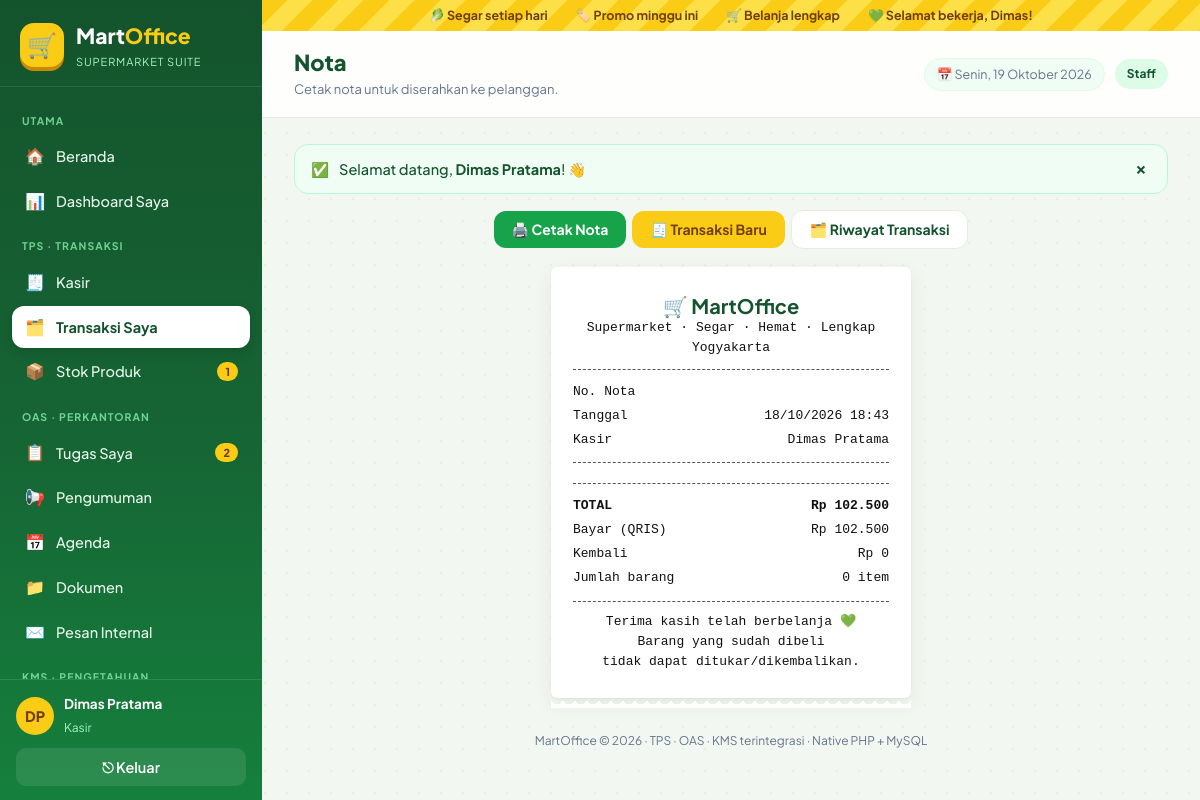
The page /tps/nota.php?id=1007 (signed in) on the database its author committed.
### tables this page shows
CREATE TABLE pegawai (
  id        INT AUTO_INCREMENT PRIMARY KEY,
  nama      VARCHAR(80)  NOT NULL,
  username  VARCHAR(40)  NOT NULL UNIQUE,
  password  VARCHAR(255) NOT NULL,
  role      ENUM('admin','manajer','staff') NOT NULL,
  jabatan   VARCHAR(60)  NULL,
  aktif     TINYINT(1)   NOT NULL DEFAULT 1,
  dibuat    DATETIME     NOT NULL DEFAULT CURRENT_TIMESTAMP
);

CREATE TABLE transaksi (
  id        INT AUTO_INCREMENT PRIMARY KEY,
  nota      VARCHAR(30) NULL UNIQUE,
  id_kasir  INT NOT NULL,
  metode    ENUM('tunai','debit','qris') NOT NULL,
  total     DECIMAL(12,2) NOT NULL,
  bayar     DECIMAL(12,2) NOT NULL,
  kembali   DECIMAL(12,2) NOT NULL,
  waktu     DATETIME NOT NULL DEFAULT CURRENT_TIMESTAMP,
  FOREIGN KEY (id_kasir) REFERENCES pegawai(id)
);

### includes/app.php (called while the page is built, shortened)
<?php
require_once __DIR__ . '/functions.php';
require_once __DIR__ . '/layout.php';
if (!empty($_SESSION['uid'])) {
    $GLOBALS['ME'] = row('SELECT id,nama,username,role,jabatan FROM pegawai WHERE id=? AND aktif=1', [(int) $_SESSION['uid']]);
}

### tps/nota.php (the view, shortened to what this page needs)
<?php
require __DIR__ . '/../includes/app.php';
$t = row('SELECT t.*,p.nama kasir FROM transaksi t JOIN pegawai p ON p.id=t.id_kasir WHERE t.id=?', [(int) get('id')]);
$items = rows('SELECT d.*,p.ikon FROM detail_transaksi d JOIN produk p ON p.id=d.id_produk WHERE d.id_transaksi=? ORDER BY d.id', [(int) $t['id']]);
page_start('Nota ' . $t['nota'], 'transaksi', 'Cetak nota untuk diserahkan ke pelanggan.');
?>
<div class="actions no-print" style="justify-content:center;margin-bottom:18px">
  <button type="button" onclick="window.print()">🖨️ Cetak Nota</button>
  <?php if (in_array(role(), ['staff', 'admin'], true)): ?><a class="btn y" href="<?= url('tps/kasir.php') ?>">🧾 Transaksi Baru</a><?php endif; ?>
  <a class="btn ghost" href="<?= url('tps/transaksi.php') ?>">🗂️ Riwayat Transaksi</a>
</div>
<div class="receipt">
  <h2>🛒 MartOffice</h2>
  <div class="c">Supermarket · <?= APP_TAGLINE ?><br>Yogyakarta</div>
  <div class="dash"></div>
  <table>
    <tr><td>No. Nota</td><td class="num"><b><?= e($t['nota']) ?></b></td></tr>
    <tr><td>Tanggal</td><td class="num"><?= date('d/m/Y H:i', strtotime($t['waktu'])) ?></td></tr>
    <tr><td>Kasir</td><td class="num"><?= e($t['kasir']) ?></td></tr>
  </table>
  <div class="dash"></div>
  <div class="dash"></div>
  <table>
    <tr><td><b>TOTAL</b></td><td class="num"><b><?= rp($t['total']) ?></b></td></tr>
    <tr><td>Bayar (<?= strtoupper($t['metode']) ?>)</td><td class="num"><?= rp($t['bayar']) ?></td></tr>
    <tr><td>Kembali</td><td class="num"><?= rp($t['kembali']) ?></td></tr>
    <tr><td>Jumlah barang</td><td class="num"><?= array_sum(array_column($items, 'qty')) ?> item</td></tr>
  </table>
  <div class="dash"></div>
  <div class="c">Terima kasih telah berbelanja 💚<br>Barang yang sudah dibeli<br>tidak dapat ditukar/dikembalikan.</div>
</div>
<?php page_end();

### includes/layout.php (shortened to what this page needs)
<?php
function menu_items(string $active = ''): array
{
    $r = role();
    $all = ['admin', 'manajer', 'staff'];
    $boss = ['admin', 'manajer'];
    $uid = uid();
    $unread  = (int) val('SELECT COUNT(*) FROM pesan WHERE id_penerima=? AND dibaca=0', [$uid]);
    $review  = in_array($r, $boss) ? (int) val("SELECT COUNT(*) FROM artikel_kms WHERE status='menunggu_review'") : 0;
    $tugas   = $r === 'staff'
        ? (int) val("SELECT COUNT(*) FROM tugas WHERE id_staff=? AND status!='selesai'", [$uid])
        : (int) val("SELECT COUNT(*) FROM tugas WHERE status!='selesai'");
    $menipis = (int) val('SELECT COUNT(*) FROM produk WHERE aktif=1 AND stok<?', [STOK_MIN]);
    $groups = [
        ['Utama', [
            ['beranda', '🏠', 'Beranda', 'beranda.php', $all, 0],
            ['dashboard', '📊', 'Dashboard Saya', home_url(), $all, 0],
            ['mis', '📈', 'MIS · Kinerja Perusahaan', 'mis/index.php', ['manajer'], 0],
        ]],
        ['TPS · Transaksi', [
            ['kasir', '🧾', 'Kasir', 'tps/kasir.php', ['admin', 'staff'], 0],
            ['transaksi', '🗂️', $r === 'staff' ? 'Transaksi Saya' : 'Riwayat Transaksi', 'tps/transaksi.php', $all, 0],
            ['produk', '📦', $r === 'admin' ? 'Produk & Stok' : 'Stok Produk', 'tps/produk.php', $all, $menipis],
            ['laporan', '📊', 'Laporan Penjualan', 'tps/laporan.php', $boss, 0],
        ]],
        ['OAS · Perkantoran', [
            ['tugas', '📋', $r === 'staff' ? 'Tugas Saya' : 'Tugas Staff', 'oas/tugas.php', $all, $tugas],
            ['pengumuman', '📢', 'Pengumuman', 'oas/pengumuman.php', $all, 0],
            ['agenda', '📅', 'Agenda', 'oas/agenda.php', $all, 0],
            ['dokumen', '📁', 'Dokumen', 'oas/dokumen.php', $all, 0],
            ['pesan', '✉️', 'Pesan Internal', 'oas/pesan.php', $all, $unread],
        ]],
        ['KMS · Pengetahuan', [
            ['kms', '📚', 'Knowledge Center', 'kms/index.php', $all, 0],
            ['kms-tulis', '✍️', 'Tulis Knowledge', 'kms/tulis.php', $all, 0],
            ['kms-review', '📝', 'Review Knowledge', 'kms/index.php?tab=review', $boss, $review],
            ['kms-kategori', '🏷️', 'Kategori KMS', 'kms/kategori.php', $boss, 0],
        ]],
        ['Master', [
            ['users', '👥', 'User & Role', 'admin/users.php', ['admin'], 0],
        ]],
    ];
    $out = [];
    foreach ($groups as [$label, $items]) {
        $items = array_values(array_filter($items, fn($i) => in_array($r, $i[4], true)));
        if ($items) $out[] = [$label, $items];
    }
    return $out;
}
function page_start(string $title, string $active = '', string $subtitle = ''): void
{
    $u = me();
    ?><!doctype html>
<html lang="id">
<head>
<link rel="stylesheet" href="<?= url('assets/css/style.css') ?>">
</head>
<body>
<div class="shell">
  <aside class="side<?= strncmp($active, 'mis', 3) === 0 ? ' compact' : '' ?>" id="side">
    <a class="brand" href="<?= url('beranda.php') ?>">
      <span class="logo">🛒</span>
      <span><b>Mart</b><i>Office</i><small><?= strncmp($active, 'mis', 3) === 0 ? 'Management Info System' : 'Supermarket Suite' ?></small></span>
    </a>
    <nav class="menu">
      <?php foreach (menu_items($active) as [$label, $items]): ?>
        <div class="menu-label"><?= e($label) ?></div>
        <?php foreach ($items as [$key, $ic, $text, $href, , $count]): ?>
          <a href="<?= url($href) ?>" class="<?= $key === $active ? 'on' : '' ?>">
            <span class="mi"><?= $ic ?></span><span class="mt"><?= e($text) ?></span>
            <?php if ($count > 0): ?><span class="count"><?= $count ?></span><?php endif; ?>
          </a>
        <?php endforeach; ?>
      <?php endforeach; ?>
    </nav>
    <div class="side-foot">
      <div class="me">
        <span class="avatar"><?= e(inisial($u['nama'])) ?></span>
        <div><b><?= e($u['nama']) ?></b><small><?= e($u['jabatan'] ?: ucfirst($u['role'])) ?></small></div>
      </div>
      <a class="logout" href="<?= url('logout.php') ?>">⎋ Keluar</a>
    </div>
  </aside>
  <div class="main">
    <div class="promo-strip">
      <span>🥬 Segar setiap hari</span><span>🏷️ Promo minggu ini</span><span>🛒 Belanja lengkap</span><span>💚 Selamat bekerja, <?= e(explode(' ', $u['nama'])[0]) ?>!</span>
    </div>
    <header class="topbar">
      <div class="tb-title">
        <h1><?= e($title) ?></h1>
        <?php if ($subtitle): ?><p><?= $subtitle ?></p><?php endif; ?>
      </div>
      <div class="tb-right">
        <span class="today">📅 <?= tgl_panjang() ?></span>
        <span class="role-pill <?= e($u['role']) ?>"><?= e(ucfirst($u['role'])) ?></span>
      </div>
    </header>
    <main class="content">
      <?= render_flash() ?>
<?php
}
function page_end(): void
{
    ?>
    </main>
    <footer class="foot"><?= APP_NAME ?> © <?= date('Y') ?> · TPS · OAS · KMS terintegrasi · Native PHP + MySQL</footer>
  </div>
</div>
</body>
</html>
<?php
}

### rows shown on the page
pegawai: nama "DP", nama "Dimas Pratama", jabatan "Kasir", nama "Dimas", role "Staff"
transaksi: waktu "18/10/2026 18:43", id_kasir.nama "Dimas Pratama", total "Rp 102.500", metode "QRIS", bayar "Rp 102.500", kembali "Rp 0"

### other values the page prints
$label "UTAMA"
$ic "🏠"
$text "Beranda"
$ic "📊"
$text "Dashboard Saya"
$label "TPS · TRANSAKSI"
$ic "🧾"
$text "Kasir"
$ic "🗂️"
$text "Transaksi Saya"
$ic "📦"
$text "Stok Produk"
$count "1"
$label "OAS · PERKANTORAN"
$ic "📋"
